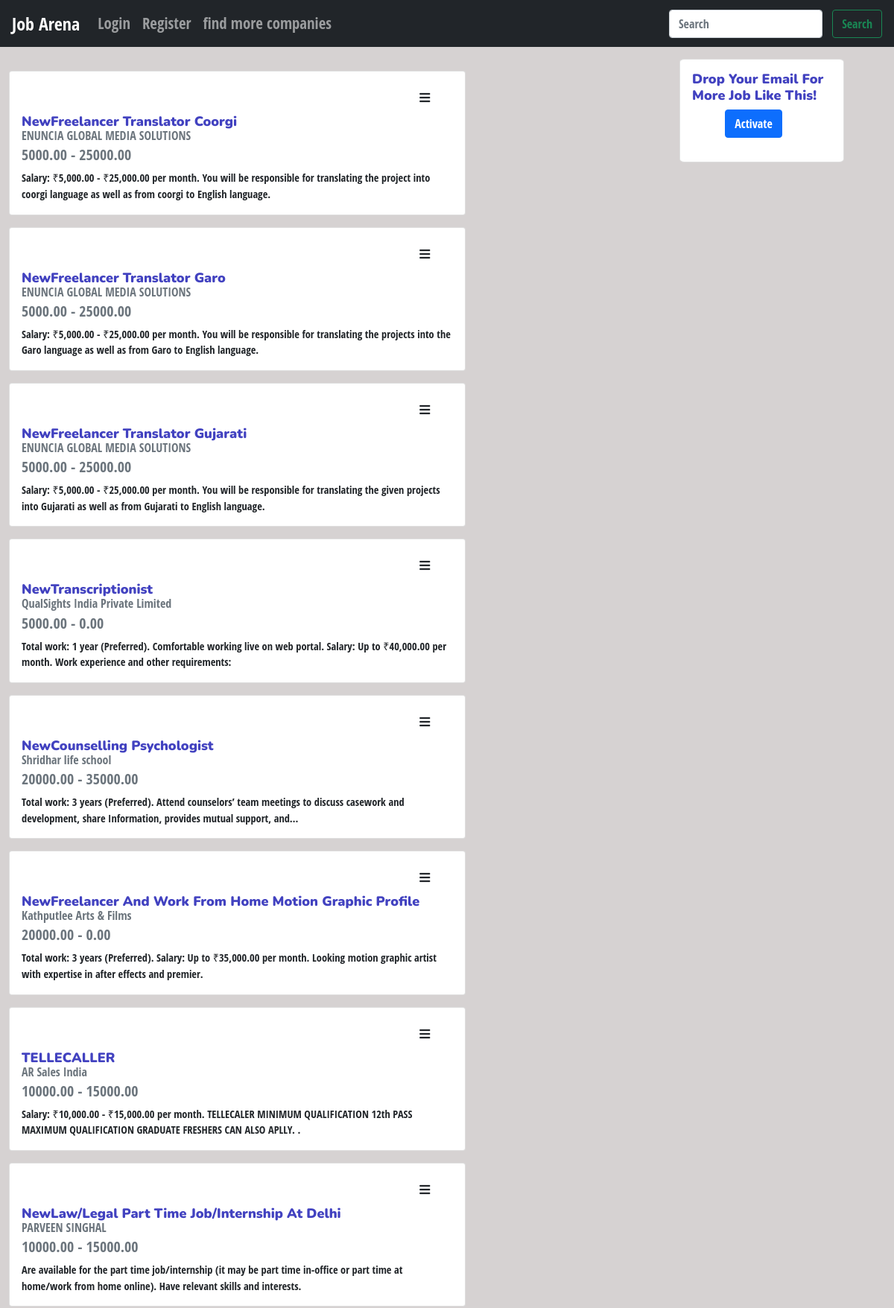
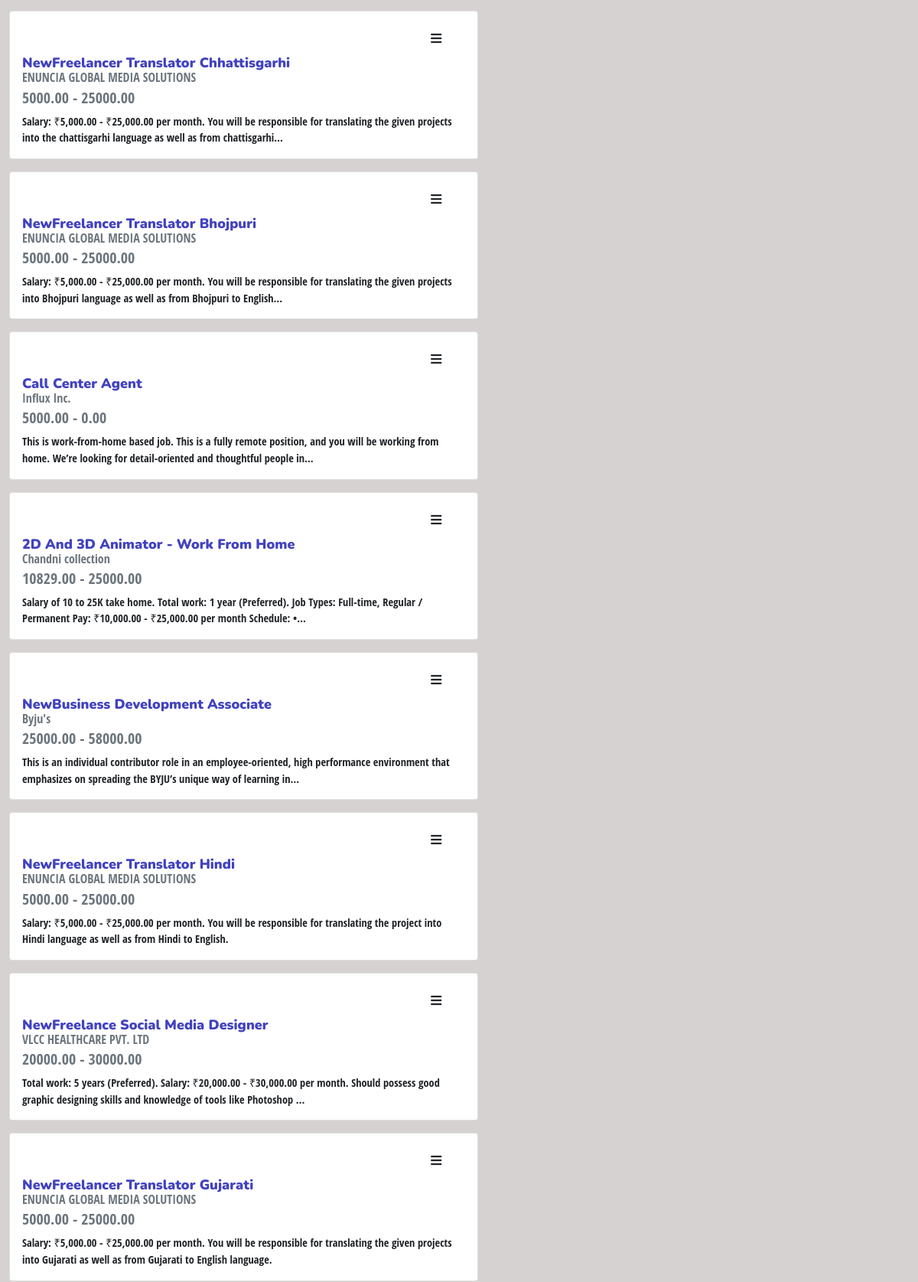
The page / (upper part) on the database its author committed (2 pictures, top to bottom).
### job_management/models.py (models this page shows, shortened)
class JobPost(models.Model):
    job_posters = models.ManyToManyField(
        settings.AUTH_USER_MODEL,blank=True)
    title = models.CharField(max_length=255)
    cmpny_name = models.ForeignKey(
        Company, related_name='company', on_delete=models.CASCADE)
    created_date = models.DateField(auto_now_add=True)
    job_description = models.TextField(null=True)
    job_type = models.CharField(max_length=40,default="fulltime - inoffice")
    salary_start = models.DecimalField(max_digits=10, decimal_places=2)
    salary_end = models.DecimalField(max_digits=10, decimal_places=2)
    direct_link = models.URLField(null=True,blank=True)

### companyprofile/models.py (models this page shows, shortened)
class Company(models.Model):
    name = models.CharField(max_length=255)
    prof_description = models.TextField(null=True,blank=True)
    estab_date = models.DateTimeField(null=True)
    company_website = models.URLField(max_length=255,null=True)
    contact_email = models.EmailField(blank=False,null=True)
    class Meta:
        verbose_name = 'Company'

### manageusers/views.py (the view)
# urls.py: path('', home, name='home-page'),
def home(request):
    if request.method == 'GET':
        jobs = JobPost.objects.all().order_by('-created_date')
        return render(request, 'manageusers/home.html', context={
            'jobs': jobs,
        })

### templates/manageusers/home.html (shortened to what this page needs)
{% extends "base/base.html" %}
{% load static %}
{% block css %}
<link rel="stylesheet" href="{% static 'manageusers/home.css' %}" />
{% endblock %}
{% block content %}
<div class="row jobs my-3">
  <div class="col-md-9 ">
    {% for val in jobs %}
    <div class="card jobs_cards my-3" >
      <div class="card-body">
        <div class="dropdown card-dropdown">
          <a href="" class="btn btn-scondary" dropdown-toggle" type="button" id="dropdownMenuButton" data-toggle="dropdown" aria-haspopup="true" aria-expanded="false"> <i class="fas fa-bars"></i></a>
        </div>
        <a href="{% url 'jobmanage:job-det' val.id %}" <h5 class="card-title card-link">
          {{val.title}}
        </h5></a>
        <div class="row">
          <div class="col-12">
            <h6 class="card-subtitle mb-2 text-muted">{{val.cmpny_name.name}}</h6>
          </div>
        </div>
        <h5 class="card-subtitle mb-2 text-muted">{{val.salary_start}} - {{val.salary_end}}</h5>
        <p class="card-text">{{val.job_description}}</p>
      </div>
    </div>
    {% endfor %}
  </div>
  <div class="col-md-3">
    <div class="row justify-content-center">
      <div class="col-md-12">
        <div class="card recent_applicants">
          <div class="card-body">
            <h5 class="card-title">Drop your email for more job like this!</h5>
              <div class="form-row">
                <div class="form-group col-md-6">
                  <button class="btn btn-primary activate-btn" data-toggle="modal" data-target="#exampleModalCenter"> Activate </button>
                </div>
              </div>
          </div>
        </div>
      </div>
    </div>
  </div>
</div>
{% endblock %}

### manageusers/static/manageusers/custom_made.css (style rules this page uses)
* { box-sizing: border-box; }
body { font-family: "Open Sans Condensed", sans-serif; }
body { background-color: rgb(214, 210, 210); }

### manageusers/static/manageusers/home.css (style rules this page uses)
.card-link { text-decoration: none; color: inherit; }
.jobs_cards { width: 70%; cursor: pointer; }
.recent_applicants { width: 80%; border-radius: 3%; }
.card-title { text-transform: capitalize; font-weight: 900; font-family: "Nunito", sans-serif; font-size: large; color: rgb(66, 66, 192); }
.card-text { font-size: .9em; }
.activate-btn { margin-left: 50%; }
.card-dropdown { margin-left: 90%; }

### rows shown on the page
JobPost: title "NewFreelancer Translator Coorgi", cmpny_name.name "ENUNCIA GLOBAL MEDIA SOLUTIONS", salary_start "5000.00", salary_end "25000.00", job_description "Salary: ₹5,000.00 - ₹25,000.00 per month. You will be responsible for translating the project into coorgi language as well as from coorgi to English language."
JobPost: title "NewFreelancer Translator Garo", cmpny_name.name "ENUNCIA GLOBAL MEDIA SOLUTIONS", salary_start "5000.00", salary_end "25000.00", job_description "Salary: ₹5,000.00 - ₹25,000.00 per month. You will be responsible for translating the projects into the Garo language as well as from Garo to English language."
JobPost: title "NewFreelancer Translator Gujarati", cmpny_name.name "ENUNCIA GLOBAL MEDIA SOLUTIONS", salary_start "5000.00", salary_end "25000.00", job_description "Salary: ₹5,000.00 - ₹25,000.00 per month. You will be responsible for translating the given projects into Gujarati as well as from Gujarati to English language."
JobPost: title "NewTranscriptionist", cmpny_name.name "QualSights India Private Limited", salary_start "5000.00", salary_end "0.00", job_description "Total work: 1 year (Preferred). Comfortable working live on web portal. Salary: Up to ₹40,000.00 per month. Work experience and other requirements:"
JobPost: title "NewCounselling Psychologist", cmpny_name.name "Shridhar life school", salary_start "20000.00", salary_end "35000.00", job_description "Total work: 3 years (Preferred). Attend counselors’ team meetings to discuss casework and development, share Information, provides mutual support, and…"
JobPost: title "NewFreelancer And Work From Home Motion Graphic Profile", cmpny_name.name "Kathputlee Arts & Films", salary_start "20000.00", salary_end "0.00", job_description "Total work: 3 years (Preferred). Salary: Up to ₹35,000.00 per month. Looking motion graphic artist with expertise in after effects and premier."
JobPost: title "TELLECALLER", cmpny_name.name "AR Sales India", salary_start "10000.00", salary_end "15000.00", job_description "Salary: ₹10,000.00 - ₹15,000.00 per month. TELLECALER MINIMUM QUALIFICATION 12th PASS MAXIMUM QUALIFICATION GRADUATE FRESHERS CAN ALSO APLLY. ."
JobPost: title "NewLaw/Legal Part Time Job/Internship At Delhi", cmpny_name.name "PARVEEN SINGHAL", salary_start "10000.00", salary_end "15000.00", job_description "Are available for the part time job/internship (it may be part time in-office or part time at home/work from home online). Have relevant skills and interests."
JobPost: title "NewFreelancer Translator Chhattisgarhi", cmpny_name.name "ENUNCIA GLOBAL MEDIA SOLUTIONS", salary_start "5000.00", salary_end "25000.00", job_description "Salary: ₹5,000.00 - ₹25,000.00 per month. You will be responsible for translating the given projects into the chattisgarhi language as well as from chattisgarhi…"
JobPost: title "NewFreelancer Translator Bhojpuri", cmpny_name.name "ENUNCIA GLOBAL MEDIA SOLUTIONS", salary_start "5000.00", salary_end "25000.00", job_description "Salary: ₹5,000.00 - ₹25,000.00 per month. You will be responsible for translating the given projects into Bhojpuri language as well as from Bhojpuri to English…"
JobPost: title "Call Center Agent", cmpny_name.name "Influx Inc.", salary_start "5000.00", salary_end "0.00", job_description "This is work-from-home based job. This is a fully remote position, and you will be working from home. We’re looking for detail-oriented and thoughtful people in…"
JobPost: title "2D And 3D Animator - Work From Home", cmpny_name.name "Chandni collection", salary_start "10829.00", salary_end "25000.00", job_description "Salary of 10 to 25K take home. Total work: 1 year (Preferred). Job Types: Full-time, Regular / Permanent Pay: ₹10,000.00 - ₹25,000.00 per month Schedule: •…"
JobPost: title "NewBusiness Development Associate", cmpny_name.name "Byju's", salary_start "25000.00", salary_end "58000.00", job_description "This is an individual contributor role in an employee-oriented, high performance environment that emphasizes on spreading the BYJU’s unique way of learning in…"
JobPost: title "NewFreelancer Translator Hindi", cmpny_name.name "ENUNCIA GLOBAL MEDIA SOLUTIONS", salary_start "5000.00", salary_end "25000.00", job_description "Salary: ₹5,000.00 - ₹25,000.00 per month. You will be responsible for translating the project into Hindi language as well as from Hindi to English."
JobPost: title "NewFreelance Social Media Designer", cmpny_name.name "VLCC HEALTHCARE PVT. LTD", salary_start "20000.00", salary_end "30000.00", job_description "Total work: 5 years (Preferred). Salary: ₹20,000.00 - ₹30,000.00 per month. Should possess good graphic designing skills and knowledge of tools like Photoshop …"
JobPost: title "NewFreelancer Translator Gujarati", cmpny_name.name "ENUNCIA GLOBAL MEDIA SOLUTIONS", salary_start "5000.00", salary_end "25000.00", job_description "Salary: ₹5,000.00 - ₹25,000.00 per month. You will be responsible for translating the given projects into Gujarati as well as from Gujarati to English language."
